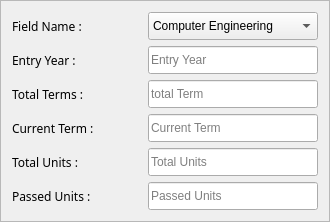
         <widget class="QFrame" name="frame_StudentInfo">
          <property name="maximumSize">
           <size>
            <width>16777215</width>
            <height>160000</height>
           </size>
          </property>
          <property name="frameShape">
           <enum>QFrame::StyledPanel</enum>
          </property>
          <property name="frameShadow">
           <enum>QFrame::Raised</enum>
          </property>
          <layout class="QHBoxLayout" name="horizontalLayout_2">
           <item>
            <layout class="QVBoxLayout" name="verticalLayout_3">
             <item>
              <widget class="QLabel" name="label_20">
               <property name="minimumSize">
                <size>
                 <width>130</width>
                 <height>28</height>
                </size>
               </property>
               <property name="maximumSize">
                <size>
                 <width>130</width>
                 <height>16777215</height>
                </size>
               </property>
               <property name="font">
                <font>
                 <family>Helvetica CE 35 Thin</family>
                </font>
               </property>
               <property name="styleSheet">
                <string notr="true"/>
               </property>
               <property name="text">
                <string>Field Name :</string>
               </property>
              </widget>
             </item>
             <item>
              <widget class="QLabel" name="label_16">
               <property name="minimumSize">
                <size>
                 <width>130</width>
                 <height>28</height>
                </size>
               </property>
               <property name="maximumSize">
                <size>
                 <width>130</width>
                 <height>16777215</height>
                </size>
               </property>
               <property name="font">
                <font>
                 <family>Helvetica CE 35 Thin</family>
                </font>
               </property>
               <property name="styleSheet">
                <string notr="true"/>
               </property>
               <property name="text">
                <string>Entry Year :</string>
               </property>
              </widget>
             </item>
             <item>
              <widget class="QLabel" name="label_19">
               <property name="minimumSize">
                <size>
                 <width>130</width>
                 <height>28</height>
                </size>
               </property>
               <property name="maximumSize">
                <size>
                 <width>130</width>
                 <height>16777215</height>
                </size>
               </property>
               <property name="font">
                <font>
                 <family>Helvetica CE 35 Thin</family>
                </font>
               </property>
               <property name="styleSheet">
                <string notr="true"/>
               </property>
               <property name="text">
                <string>Total Terms :</string>
               </property>
              </widget>
             </item>
             <item>
              <widget class="QLabel" name="label_22">
               <property name="minimumSize">
                <size>
                 <width>130</width>
                 <height>28</height>
                </size>
               </property>
               <property name="maximumSize">
                <size>
                 <width>130</width>
                 <height>16777215</height>
                </size>
               </property>
               <property name="font">
                <font>
                 <family>Helvetica CE 35 Thin</family>
                </font>
               </property>
               <property name="styleSheet">
                <string notr="true"/>
               </property>
               <property name="text">
                <string>Current Term :</string>
               </property>
              </widget>
             </item>
             <item>
              <widget class="QLabel" name="label_18">
               <property name="minimumSize">
                <size>
                 <width>130</width>
                 <height>28</height>
                </size>
               </property>
               <property name="maximumSize">
                <size>
                 <width>130</width>
                 <height>16777215</height>
                </size>
               </property>
               <property name="font">
                <font>
                 <family>Helvetica CE 35 Thin</family>
                </font>
               </property>
               <property name="styleSheet">
                <string notr="true"/>
               </property>
               <property name="text">
                <string>Total Units :</string>
               </property>
              </widget>
             </item>
             <item>
              <widget class="QLabel" name="label_17">
               <property name="minimumSize">
                <size>
                 <width>130</width>
                 <height>28</height>
                </size>
               </property>
               <property name="maximumSize">
                <size>
                 <width>130</width>
                 <height>16777215</height>
                </size>
               </property>
               <property name="font">
                <font>
                 <family>Helvetica CE 35 Thin</family>
                </font>
               </property>
               <property name="styleSheet">
                <string notr="true"/>
               </property>
               <property name="text">
                <string>Passed Units :</string>
               </property>
              </widget>
             </item>
            </layout>
           </item>
           <item>
            <layout class="QVBoxLayout" name="verticalLayout_4">
             <item>
              <widget class="QComboBox" name="comboBox_Student_Field">
               <property name="minimumSize">
                <size>
                 <width>170</width>
                 <height>28</height>
                </size>
               </property>
               <property name="maximumSize">
                <size>
                 <width>190</width>
                 <height>28</height>
                </size>
               </property>
               <item>
                <property name="text">
                 <string>Computer Engineering</string>
                </property>
               </item>
               <item>
                <property name="text">
                 <string>Chemistry Engineering</string>
                </property>
               </item>
               <item>
                <property name="text">
                 <string>Industrial Engineering</string>
                </property>
               </item>
               <item>
                <property name="text">
                 <string>Petroleum Engineering</string>
                </property>
               </item>
              </widget>
             </item>
             <item>
              <widget class="QLineEdit" name="lineEdit_EntryYear">
               <property name="minimumSize">
                <size>
                 <width>170</width>
                 <height>28</height>
                </size>
               </property>
               <property name="maximumSize">
                <size>
                 <width>220</width>
                 <height>28</height>
                </size>
               </property>
               <property name="placeholderText">
                <string>Entry Year</string>
               </property>
              </widget>
             </item>
             <item>
              <widget class="QLineEdit" name="lineEdit_TotalTerms">
               <property name="minimumSize">
                <size>
                 <width>170</width>
                 <height>28</height>
                </size>
               </property>
               <property name="maximumSize">
                <size>
                 <width>220</width>
                 <height>28</height>
                </size>
               </property>
               <property name="placeholderText">
                <string>total Term</string>
               </property>
              </widget>
             </item>
             <item>
              <widget class="QLineEdit" name="lineEdit_CurrentTerm">
               <property name="minimumSize">
                <size>
                 <width>170</width>
                 <height>28</height>
                </size>
               </property>
               <property name="maximumSize">
                <size>
                 <width>220</width>
                 <height>28</height>
                </size>
               </property>
               <property name="placeholderText">
                <string>Current Term</string>
               </property>
              </widget>
             </item>
             <item>
              <widget class="QLineEdit" name="lineEdit_TotalUnits">
               <property name="minimumSize">
                <size>
                 <width>170</width>
                 <height>28</height>
                </size>
               </property>
               <property name="maximumSize">
                <size>
                 <width>220</width>
                 <height>28</height>
                </size>
               </property>
               <property name="placeholderText">
                <string>Total Units</string>
               </property>
              </widget>
             </item>
             <item>
              <widget class="QLineEdit" name="lineEdit_PassedUnits">
               <property name="minimumSize">
                <size>
                 <width>170</width>
                 <height>28</height>
                </size>
               </property>
               <property name="maximumSize">
                <size>
                 <width>220</width>
                 <height>28</height>
                </size>
               </property>
               <property name="placeholderText">
                <string>Passed Units</string>
               </property>
              </widget>
             </item>
            </layout>
           </item>
          </layout>
         </widget>
